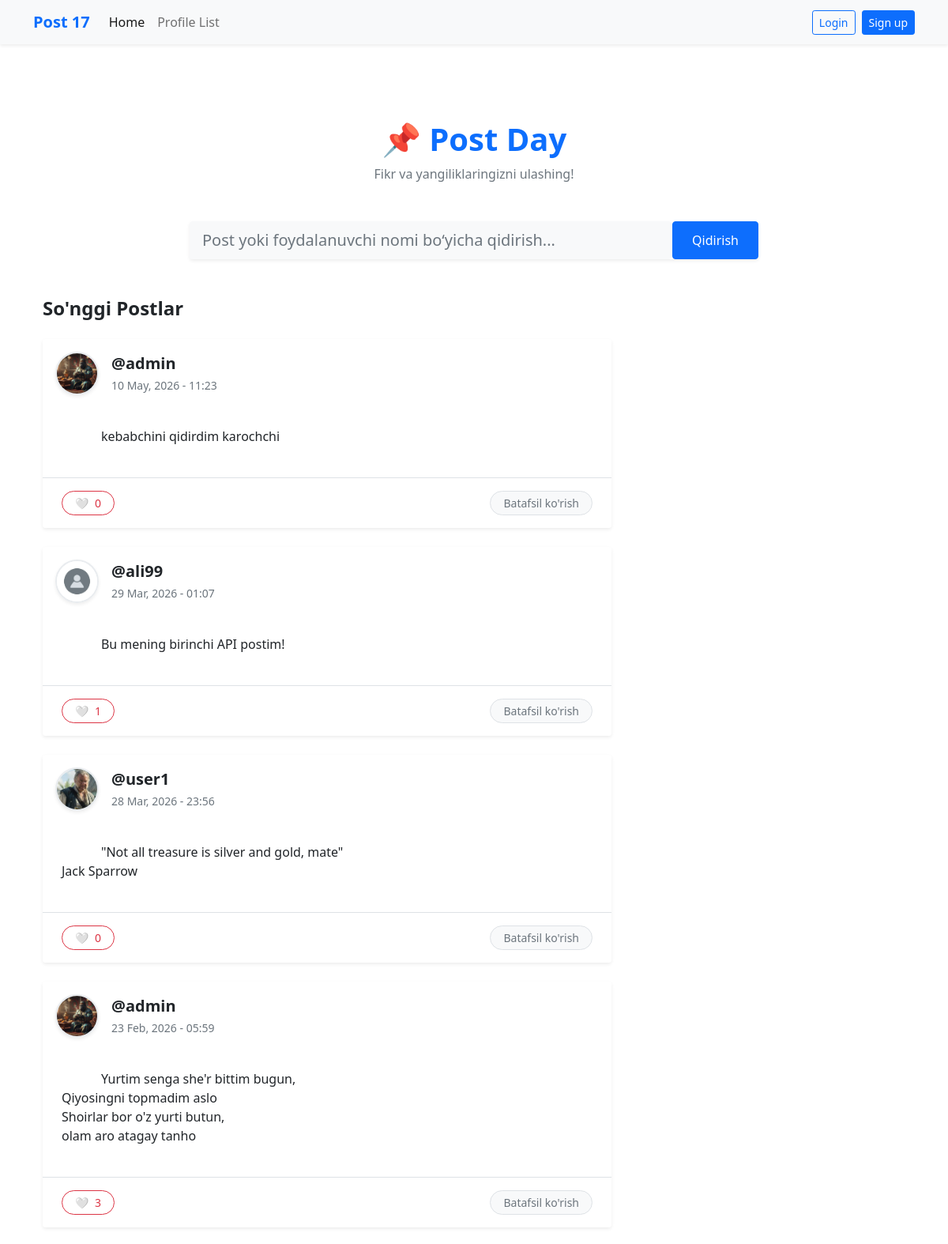
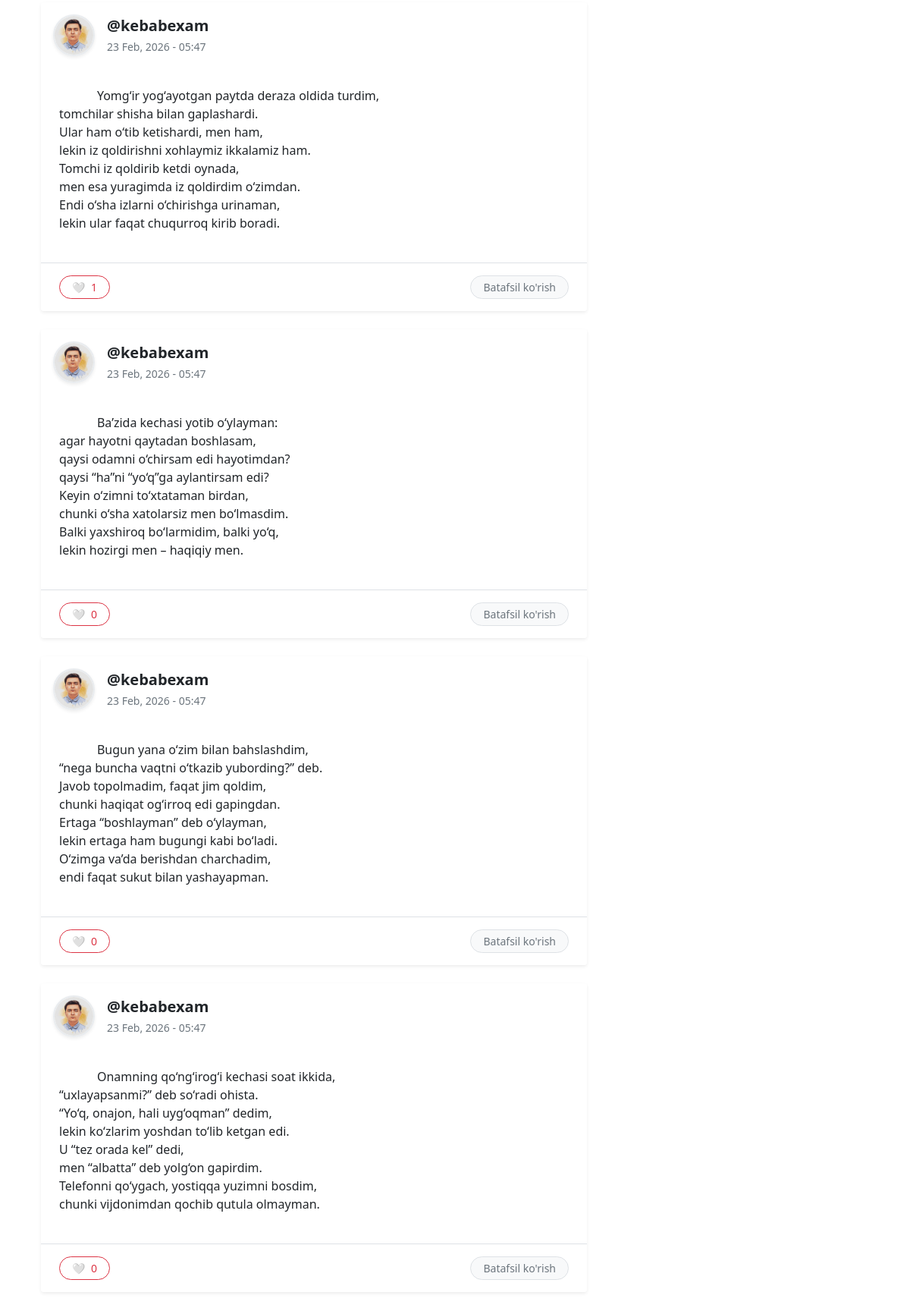
The page / (upper part) on the database its author committed (2 pictures, top to bottom).
### postdayBackend/models.py (models this page shows, shortened)
class PostNews(models.Model):
    user = models.ForeignKey(User, related_name="post", on_delete=models.CASCADE)
    body = models.CharField()
    created_at = models.DateTimeField(auto_now_add=True)
    likes = models.ManyToManyField(User, related_name="liked_posts", blank=True)
    def total_likes(self):
        return self.likes.count()  #  like sonini qaytaradi

class Profile(models.Model):
    user = models.OneToOneField(User, on_delete=models.CASCADE)
    bio = models.TextField(max_length=500, blank=True, null=True)
    profile_image = models.ImageField(null=True, blank=True, upload_to="images/")
    website_link = models.URLField(max_length=200, blank=True, null=True)
    facebook_link = models.URLField(max_length=200, blank=True, null=True)
    instagram_link = models.URLField(max_length=200, blank=True, null=True)
    linkedin_link = models.URLField(max_length=200, blank=True, null=True)
    twitter_link = models.URLField(max_length=200, blank=True, null=True)
    follows = models.ManyToManyField(
        "self",
        related_name="followed_by",
        symmetrical=False,
        blank=True
    )
    date_modified = models.DateTimeField(auto_now=True)

### postdayBackend/views.py (the view, shortened to what this page needs)
# urls.py: path("", HomeView.as_view(), name="home"),
class HomeView(View):
    def get(self, request):
        query = request.GET.get("q", "")
        form = PostNewsForm()
        posts = PostNews.objects.none()
        users = User.objects.none()
        if query:
            posts = PostNews.objects.filter(body__icontains=query).order_by(
                "-created_at"
            )
            users = User.objects.filter(username__icontains=query)
        else:
            posts = PostNews.objects.all().order_by("-created_at")
        context = {
            "query": query,
            "postnews": posts,
            "users": users,
            "form": form,
        }
        return render(request, "home2.html", context)

### postdayBackend/forms.py
class PostNewsForm(forms.ModelForm):
    body = forms.CharField(
        required=True,
        widget=forms.widgets.Textarea(
            attrs={
                "placeholder": "Write your post in here",
                "class": "form-control",
            }
        ),
        label="",
    )
    class Meta:
        model = PostNews
        exclude = ("user",)

### postdayBackend/templates/home2.html (shortened to what this page needs)
{% extends 'base.html' %} {% load static %} {% block content %}
<div class="container my-5">
  <div class="text-center mb-5">
    <h1 class="fw-bold text-primary">📌 Post Day</h1>
    <p class="text-muted">Fikr va yangiliklaringizni ulashing!</p>
  </div>
  <div class="row justify-content-center mb-5">
    <div class="col-md-8">
      <form method="GET" class="d-flex shadow-sm rounded">
        <input
          type="text"
          name="q"
          value="{{ query|default:'' }}"
          class="form-control form-control-lg border-0 bg-light rounded-start"
          placeholder="Post yoki foydalanuvchi nomi bo‘yicha qidirish..."
        />
        <button type="submit" class="btn btn-primary px-4 rounded-end">
           Qidirish
        </button>
      </form>
    </div>
  </div>
  <div class="row">
    <div class="col-lg-8 mb-4">
      <h4 class="mb-4 fw-bold">So'nggi Postlar</h4>
      {% if postnews %} {% for post in postnews %}
      <div class="card mb-4 border-0 shadow-sm rounded-4 overflow-hidden">
        <div
          class="card-header bg-white border-bottom-0 pt-3 pb-0 d-flex align-items-center justify-content-between"
        >
          <div class="d-flex align-items-center">
            <a
              href="{% url 'profile' post.user.id %}"
              class="text-decoration-none"
            >
              {% if post.user.profile.profile_image %}
              <img
                src="{{ post.user.profile.profile_image.url }}"
                class="rounded-circle me-3 shadow-sm"
                width="55"
                height="55"
                style="object-fit: cover; border: 2px solid #e9ecef"
              />
              {% else %}
              <img
                src="{% static 'images/image1.png' %}"
                class="rounded-circle me-3 shadow-sm"
                width="55"
                height="55"
                style="object-fit: cover; border: 2px solid #e9ecef"
              />
              {% endif %}
            </a>
            <div>
              <a
                href="{% url 'profile' post.user.id %}"
                class="text-decoration-none text-dark d-block fw-bold fs-5"
              >
                @{{ post.user.username }}
              </a>
              <small class="text-muted"
                >{{ post.created_at|date:"d M, Y - H:i" }}</small
              >
            </div>
          </div>
        </div>
        <div class="card-body px-4 py-3">
          <p
            class="card-text fs-6 lh-base text-dark"
            style="white-space: pre-wrap"
          >
            {{ post.body|linebreaksbr }}
          </p>
        </div>
        <div
          class="card-footer bg-white border-top d-flex align-items-center justify-content-between py-3 px-4"
        >
          <form
            method="POST"
            action="{% url 'post_like' post.id %}"
            class="m-0"
          >
            {% csrf_token %} {% if user in post.likes.all %}
            <button
              type="submit"
              class="btn btn-danger btn-sm rounded-pill px-3 shadow-sm d-flex align-items-center gap-2"
            >
              <span>❤️</span> {{ post.total_likes }}
            </button>
            {% else %}
            <button
              type="submit"
              class="btn btn-outline-danger btn-sm rounded-pill px-3 d-flex align-items-center gap-2"
            >
              <span>🤍</span> {{ post.total_likes }}
            </button>
            {% endif %}
          </form>
          <a
            href="{% url 'post_show' post.id %}"
            class="btn btn-light btn-sm rounded-pill px-3 text-secondary border"
          >
            Batafsil ko'rish
          </a>
        </div>
      </div>
      {% endfor %} {% endif %}
    </div>
  </div>
</div>
{% endblock %}

### rows shown on the page
PostNews: user.profile.profile_image (picture), user.username "admin", created_at "10 May, 2026 - 11:23", body "kebabchini qidirdim karochchi", total_likes "0"
PostNews: user.username "ali99", created_at "29 Mar, 2026 - 01:07", body "Bu mening birinchi API postim!", total_likes "1"
PostNews: user.profile.profile_image (picture), user.username "user1", created_at "28 Mar, 2026 - 23:56", body "\"Not all treasure is silver and gold, mate\" Jack Sparrow", total_likes "0"
PostNews: user.profile.profile_image (picture), user.username "admin", created_at "23 Feb, 2026 - 05:59", body "Yurtim senga she'r bittim bugun, Qiyosingni topmadim aslo Shoirlar bor o'z yurti butun, olam aro atagay tanho", total_likes "3"
PostNews: user.profile.profile_image (picture), user.username "kebabexam", created_at "23 Feb, 2026 - 05:47", body "Yomg‘ir yog‘ayotgan paytda deraza oldida turdim, tomchilar shisha bilan gaplashardi. Ular ham o‘tib ketishardi, men ham, lekin iz qoldirishni xohlaymiz ikkalamiz ham. Tomchi iz qoldirib ketdi oynada, men esa yuragimda iz qoldirdim o‘zimdan. Endi o‘sha izlarni o‘chirishga urinaman, lekin ular faqat chuqurroq kirib boradi.", total_likes "1"
PostNews: user.profile.profile_image (picture), user.username "kebabexam", created_at "23 Feb, 2026 - 05:47", body "Ba’zida kechasi yotib o‘ylayman: agar hayotni qaytadan boshlasam, qaysi odamni o‘chirsam edi hayotimdan? qaysi “ha”ni “yo‘q”ga aylantirsam edi? Keyin o‘zimni to‘xtataman birdan, chunki o‘sha xatolarsiz men bo‘lmasdim. Balki yaxshiroq bo‘larmidim, balki yo‘q, lekin hozirgi men – haqiqiy men.", total_likes "0"
PostNews: user.profile.profile_image (picture), user.username "kebabexam", created_at "23 Feb, 2026 - 05:47", body "Bugun yana o‘zim bilan bahslashdim, “nega buncha vaqtni o‘tkazib yubording?” deb. Javob topolmadim, faqat jim qoldim, chunki haqiqat og‘irroq edi gapingdan. Ertaga “boshlayman” deb o‘ylayman, lekin ertaga ham bugungi kabi bo‘ladi. O‘zimga va’da berishdan charchadim, endi faqat sukut bilan yashayapman.", total_likes "0"
PostNews: user.profile.profile_image (picture), user.username "kebabexam", created_at "23 Feb, 2026 - 05:47", body "Onamning qo‘ng‘irog‘i kechasi soat ikkida, “uxlayapsanmi?” deb so‘radi ohista. “Yo‘q, onajon, hali uyg‘oqman” dedim, lekin ko‘zlarim yoshdan to‘lib ketgan edi. U “tez orada kel” dedi, men “albatta” deb yolg‘on gapirdim. Telefonni qo‘ygach, yostiqqa yuzimni bosdim, chunki vijdonimdan qochib qutula olmayman.", total_likes "0"
